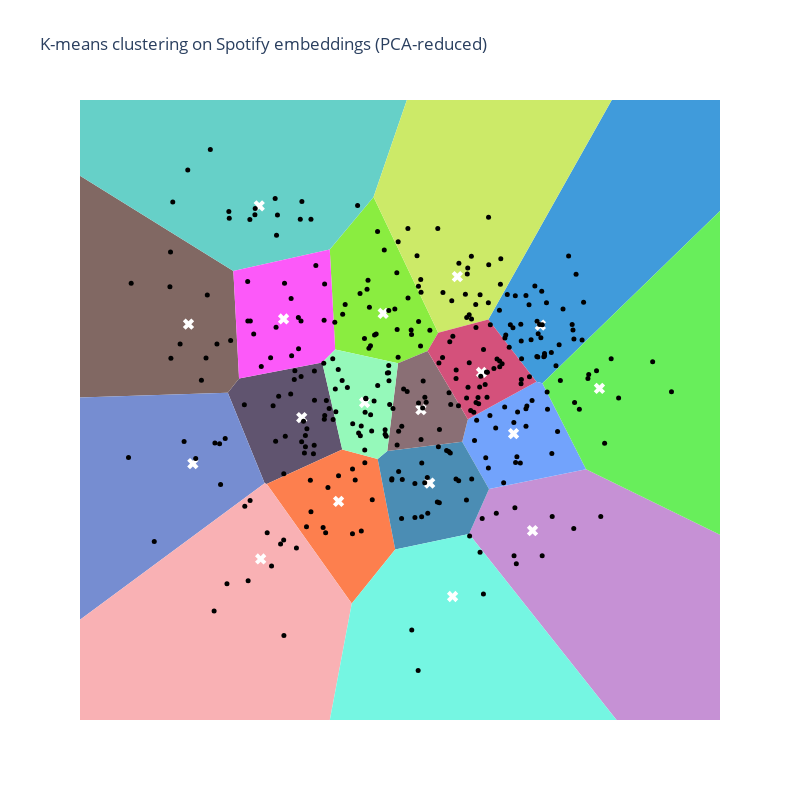

Source (notebook cell):
### Code cell
data = {
    'x': song_reduced_embeddings[:, 0],
    'y': song_reduced_embeddings[:, 1],
    'name': [m['name'] for m in song_metadata],
    'artist': [m['artist'] for m in song_metadata],
    'genre': [m['genre'] for m in song_metadata],
    'cluster': song_cluster_labels,
    'id': [m['id'] for m in song_metadata]
}

# Create a DataFrame for easier manipulation
df = pd.DataFrame(data)

vor = Voronoi(kmeans.cluster_centers_)
regions, vertices = voronoi_finite_polygons_2d(vor)

# Generate a unique color for each region
def generate_color(name, factor=0.25):
    """Generate a pastel color for the given name."""
    # Generate a color based on the hash of the name
    hash_object = hashlib.md5(name.encode())
    hex_dig = hash_object.hexdigest()
    base_color = [int(hex_dig[i:i+2], 16) for i in (0, 2, 4)]

    # Mix the color with white
    pastel_color = [(1 - factor) * c + factor * 255 for c in base_color]
    pastel_color_hex = ''.join(f'{int(c):02x}' for c in pastel_color)

    return '#' + pastel_color_hex

# Create Plotly figure
fig = go.Figure()

# Add Voronoi regions, each with a different color
for region, center in zip(regions, kmeans.cluster_centers_):
    polygon = vertices[region]
    color = generate_color(str(center))
    fig.add_trace(go.Scatter(
        x=polygon[:, 0],
        y=polygon[:, 1],
        fill="toself",
        fillcolor=color,
        mode='lines',
        line=dict(color='rgba(0,0,0,0)')  # No border color
    ))

# Add centroids
fig.add_trace(go.Scatter(
    x=kmeans.cluster_centers_[:, 0],
    y=kmeans.cluster_centers_[:, 1],
    mode='markers',
    marker=dict(size=10, color='white', symbol='x'),
    name='Centroids'
))

# Add scatter plot of points
fig.add_trace(go.Scatter(
    x=df['x'],
    y=df['y'],
    mode='markers',
    marker=dict(color='black', size=5),
    text=df.apply(lambda row: f"{row['name']} by {row['artist']}", axis=1),
    hoverinfo='text'
))

# Update layout
fig.update_layout(
    title="K-means clustering on Spotify embeddings (PCA-reduced)",
    xaxis=dict(visible=False),
    yaxis=dict(visible=False),
    showlegend=False,
    width=800,
    height=800,
    plot_bgcolor='rgba(0,0,0,0)'
)

fig.update_xaxes(minallowed=df['x'].min()-1, maxallowed=df['x'].max()+1)
fig.update_yaxes(minallowed=df['y'].min()-1, maxallowed=df['y'].max()+1)


# Show the plot
fig.show()

### Figure 1 — Plotly figure (JSON) as saved in the notebook; plotly's stock layout.template omitted (floating-point values rounded to 4 significant figures; data arrays with more than 128 entries replaced by an {"elided": "..."} marker saying what was removed)
{"data": [{"fill": "toself", "fillcolor": "#60546f", "line": {"color": "rgba(0,0,0,0)"}, "mode": "lines", "type": "scatter", "x": [-2.94, -2.897, -1.34, -1.753, -3.468, -3.7], "y": [-1.993, -2.005, -1.308, 0.4479, 0.1261, -0.1608]}, {"fill": "toself", "fillcolor": "#409bdb", "line": {"color": "rgba(0,0,0,0)"}, "mode": "lines", "type": "scatter", "x": [1.672, 2.663, 2.788, 15.06, 10.09], "y": [1.317, 0.05955, 0.0282, 11.71, 16.02]}, {"fill": "toself", "fillcolor": "#8aed40", "line": {"color": "rgba(0,0,0,0)"}, "mode": "lines", "type": "scatter", "x": [-1.486, -1.598, -0.6946, 0.638, 0.4186, -0.1902], "y": [0.712, 2.738, 3.799, 1.052, 0.6802, 0.4367]}, {"fill": "toself", "fillcolor": "#c691d5", "line": {"color": "rgba(0,0,0,0)"}, "mode": "lines", "type": "scatter", "x": [11.92, 18.97, 3.686, 1.686, 1.274], "y": [-16.2, -9.034, -1.711, -2.109, -3.017]}, {"fill": "toself", "fillcolor": "#816863", "line": {"color": "rgba(0,0,0,0)"}, "mode": "lines", "type": "scatter", "x": [-20.63, -3.7, -3.468, -3.585, -18.05], "y": [-0.7008, -0.1608, 0.1261, 2.302, 11.12]}, {"fill": "toself", "fillcolor": "#fd7f4e", "line": {"color": "rgba(0,0,0,0)"}, "mode": "lines", "type": "scatter", "x": [-0.6094, -0.2484, -1.144, -2.897, -1.34], "y": [-1.504, -3.331, -4.425, -2.005, -1.308]}, {"fill": "toself", "fillcolor": "#66d0c8", "line": {"color": "rgba(0,0,0,0)"}, "mode": "lines", "type": "scatter", "x": [-3.585, -1.598, -0.6946, 4.91, -18.05], "y": [2.302, 2.738, 3.799, 19.79, 11.12]}, {"fill": "toself", "fillcolor": "#72a3fc", "line": {"color": "rgba(0,0,0,0)"}, "mode": "lines", "type": "scatter", "x": [1.686, 3.686, 2.788, 2.663, 1.249, 1.133], "y": [-2.109, -1.711, 0.0282, 0.05955, -0.6968, -1.154]}, {"fill": "toself", "fillcolor": "#68ee5b", "line": {"color": "rgba(0,0,0,0)"}, "mode": "lines", "type": "scatter", "x": [2.788, 3.686, 18.97, 15.06], "y": [0.0282, -1.711, -9.034, 11.71]}, {"fill": "toself", "fillcolor": "#4b8db4", "line": {"color": "rgba(0,0,0,0)"}, "mode": "lines", "type": "scatter", "x": [-0.6094, -0.2484, 1.274, 1.686, 1.133, -0.4124], "y": [-1.504, -3.331, -3.017, -2.109, -1.154, -1.341]}, {"fill": "toself", "fillcolor": "#ccea68", "line": {"color": "rgba(0,0,0,0)"}, "mode": "lines", "type": "scatter", "x": [-0.6946, 0.638, 1.672, 10.09, 4.91], "y": [3.799, 1.052, 1.317, 16.02, 19.79]}, {"fill": "toself", "fillcolor": "#768dd1", "line": {"color": "rgba(0,0,0,0)"}, "mode": "lines", "type": "scatter", "x": [-16.66, -2.94, -3.7, -20.63], "y": [-11.94, -1.993, -0.1608, -0.7008]}, {"fill": "toself", "fillcolor": "#8a6f75", "line": {"color": "rgba(0,0,0,0)"}, "mode": "lines", "type": "scatter", "x": [-0.1902, 0.4186, 1.249, 1.133, -0.4124], "y": [0.4367, 0.6802, -0.6968, -1.154, -1.341]}, {"fill": "toself", "fillcolor": "#fc59f9", "line": {"color": "rgba(0,0,0,0)"}, "mode": "lines", "type": "scatter", "x": [-1.753, -3.468, -3.585, -1.598, -1.486], "y": [0.4479, 0.1261, 2.302, 2.738, 0.712]}, {"fill": "toself", "fillcolor": "#f9b1b4", "line": {"color": "rgba(0,0,0,0)"}, "mode": "lines", "type": "scatter", "x": [-16.66, -4.339, -1.144, -2.897, -2.94], "y": [-11.94, -21.07, -4.425, -2.005, -1.993]}, {"fill": "toself", "fillcolor": "#d4517b", "line": {"color": "rgba(0,0,0,0)"}, "mode": "lines", "type": "scatter", "x": [2.663, 1.672, 0.638, 0.4186, 1.249], "y": [0.05955, 1.317, 1.052, 0.6802, -0.6968]}, {"fill": "toself", "fillcolor": "#95f9ba", "line": {"color": "rgba(0,0,0,0)"}, "mode": "lines", "type": "scatter", "x": [-1.753, -1.34, -0.6094, -0.4124, -0.1902, -1.486], "y": [0.4479, -1.308, -1.504, -1.341, 0.4367, 0.712]}, {"fill": "toself", "fillcolor": "#75f6e2", "line": {"color": "rgba(0,0,0,0)"}, "mode": "lines", "type": "scatter", "x": [-4.339, 11.92, 1.274, -0.2484, -1.144], "y": [-21.07, -16.2, -3.017, -3.331, -4.425]}, {"marker": {"color": "white", "size": 10, "symbol": "x"}, "mode": "markers", "name": "Centroids", "type": "scatter", "x": [-2.176, 2.744, -0.4968, 2.582, -4.51, -1.416, -3.051, 2.192, 3.962, 0.462, 1.033, -4.42, 0.2824, -2.55, -3.022, 1.53, -0.8798, 0.9348], "y": [-0.6635, 1.206, 1.444, -2.952, 1.225, -2.36, 3.618, -0.9882, -0.0736, -1.989, 2.186, -1.595, -0.5042, 1.33, -3.523, 0.2485, -0.3589, -4.283]}, {"hoverinfo": "text", "marker": {"color": "black", "size": 5}, "mode": "markers", "text": {"elided": "327 str values"}, "type": "scatter", "x": {"elided": "327 float values"}, "y": {"elided": "327 float values"}}], "layout": {"height": 800, "plot_bgcolor": "rgba(0,0,0,0)", "showlegend": false, "title": {"text": "K-means clustering on Spotify embeddings (PCA-reduced)"}, "width": 800, "xaxis": {"maxallowed": 6.447, "minallowed": -6.747, "visible": false}, "yaxis": {"maxallowed": 5.759, "minallowed": -6.78, "visible": false}}}
